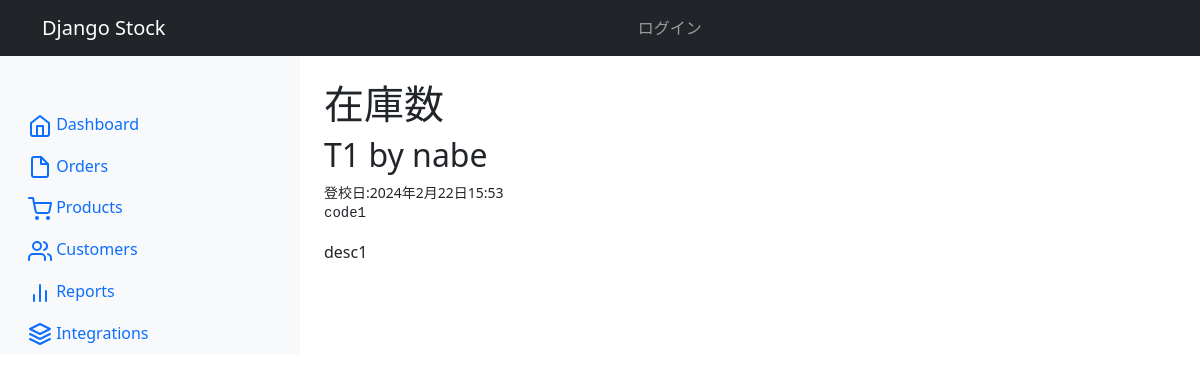
Page /stocks/1/ on the earlier database version.
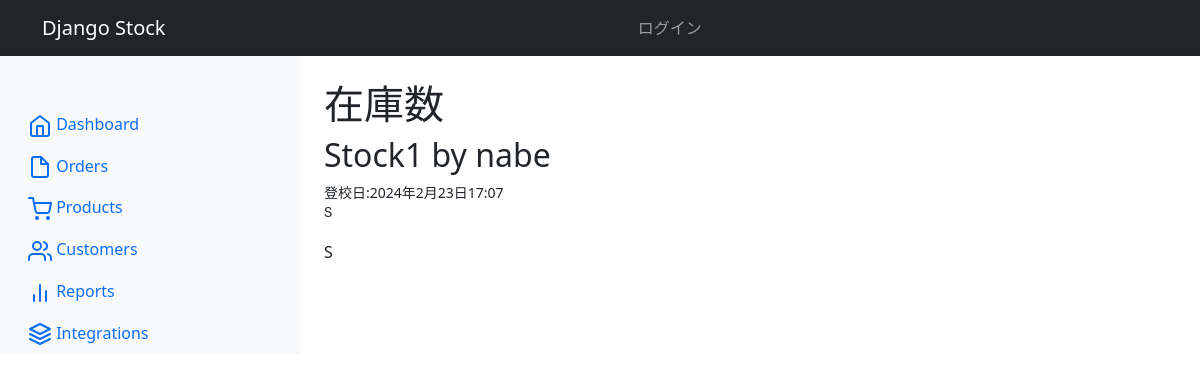
Same page on the later database version.
### stocks/models.py (models this page shows, shortened)
class Stocks(models.Model):
    title = models.CharField('タイトル', max_length=128)
    code = models.TextField('コード', blank=True)
    description = models.TextField('説明', blank=True)
    parts_id   = models.ForeignKey(Parts, null=False, default=0,
                   on_delete=models.CASCADE)
    shelf_id   = models.ForeignKey(Shelfs, null=True, default=0,
                   on_delete=models.CASCADE)
    qty        = models.IntegerField('数量', null=True, default=0)
    created_by = models.ForeignKey(settings.AUTH_USER_MODEL,
                                  verbose_name="投稿者",
                                  on_delete=models.CASCADE)
    created_at = models.DateTimeField("投稿日", auto_now_add=True)
    updated_at = models.DateTimeField("更新日", auto_now=True)

### stocks/views.py (the view)
# urls.py: path("<int:stock_id>/", views.stocks_detail, name="stocks_detail"),
def stocks_detail(request, stock_id):
    stock = get_object_or_404(Stocks, pk=stock_id)
    return render(request, "stocks/stock_detail.html",
            { 'stock' : stock })

### stocks/templates/stocks/stock_detail.html
{% extends "base.html" %}
{% load django_bootstrap5 %}
{% block main %}
    <h1>在庫数</h1>
    <h2>{{ stock.title }} by {{ stock.created_by.username }} </h2>
    <small>登校日:{{ stock.created_at}} </small>
    <pre>{{ stock.code }}</pre>
    <p>{{ stock.description }}</p>
{% endblock %}

Differences in the rows shown:
changed Stocks "nabe": title "T1" → "Stock1"; created_at "2024年2月22日15:53" → "2024年2月23日17:07"; code "code1" → "S"; description "desc1" → "S"
